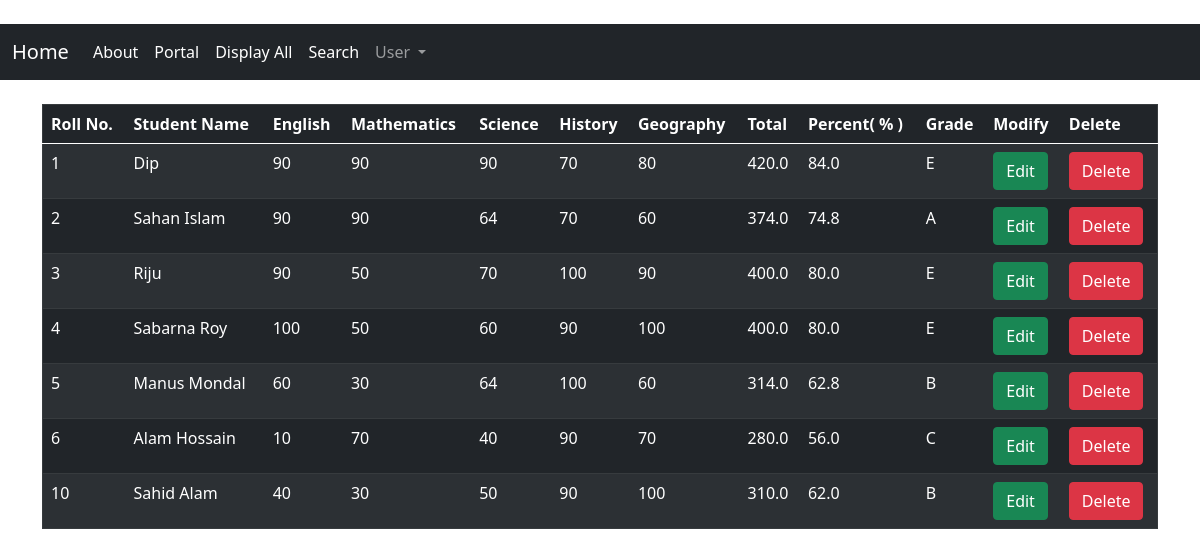
The page /web/display_result/ (signed in) on the database its author committed.
### web/models.py (models this page shows)
class StudentResult(models.Model):
    roll = models.IntegerField(primary_key=True)
    s_name = models.CharField(max_length=50)
    english = models.IntegerField()
    math = models.IntegerField()
    science = models.IntegerField()
    history = models.IntegerField()
    geography = models.IntegerField()
    total = models.FloatField()
    percent = models.FloatField(null=True)
    grade = models.CharField(null=True,max_length=2)

### web/views.py (the view)
# urls.py: path('display_result/',views.display_result,name='display_result'),
@login_required
def display_result(request):
    get_result = StudentResult.objects.raw('select * from web_studentresult')
    return render(request,'web/display_result.html',{'get_result':get_result})

### web/templates/web/display_result.html
{% extends 'startup.html' %}
{% block content %}
<table border="1" cellpadding="10 px" class="table table-dark table-striped">
<thead>
<th>Roll No.</th>
<th>Student Name</th>
<th>English</th>
<th>Mathematics</th>
<th>Science</th>
<th>History</th>
<th>Geography</th>
<th>Total</th>
<th>Percent( % )</th>
<th>Grade</th>
<th>Modify</th>
<th>Delete</th>
</thead>
{% for res in get_result  %}
<tr>
    <td >{{res.roll}}</td>
    <td >{{res.s_name}}</td>
    <td >{{res.english}}</td>
    <td >{{res.math}}</td>
    <td >{{res.science}}</td>
    <td >{{res.history}}</td>
    <td >{{res.geography}}</td>
    <td >{{res.total}}</td>
    <td >{{res.percent}}</td>
    <td >{{res.grade}}</td>
    <td ><a href=" {% url 'update_result' res.roll %} " class="btn btn-success">Edit</a></td>
    <td ><a href=" {% url 'delete_result' res.roll %} " class="btn btn-danger">Delete</a></td>
{% endfor %}
</tr>
</table>
{% endblock  %}

### rows shown on the page
StudentResult: roll "1", s_name "Dip", english "90", math "90", science "90", history "70", geography "80", total "420.0", percent "84.0", grade "E"
StudentResult: roll "2", s_name "Sahan Islam", english "90", math "90", science "64", history "70", geography "60", total "374.0", percent "74.8", grade "A"
StudentResult: roll "3", s_name "Riju", english "90", math "50", science "70", history "100", geography "90", total "400.0", percent "80.0", grade "E"
StudentResult: roll "4", s_name "Sabarna Roy", english "100", math "50", science "60", history "90", geography "100", total "400.0", percent "80.0", grade "E"
StudentResult: roll "5", s_name "Manus Mondal", english "60", math "30", science "64", history "100", geography "60", total "314.0", percent "62.8", grade "B"
StudentResult: roll "6", s_name "Alam Hossain", english "10", math "70", science "40", history "90", geography "70", total "280.0", percent "56.0", grade "C"
StudentResult: roll "10", s_name "Sahid Alam", english "40", math "30", science "50", history "90", geography "100", total "310.0", percent "62.0", grade "B"
